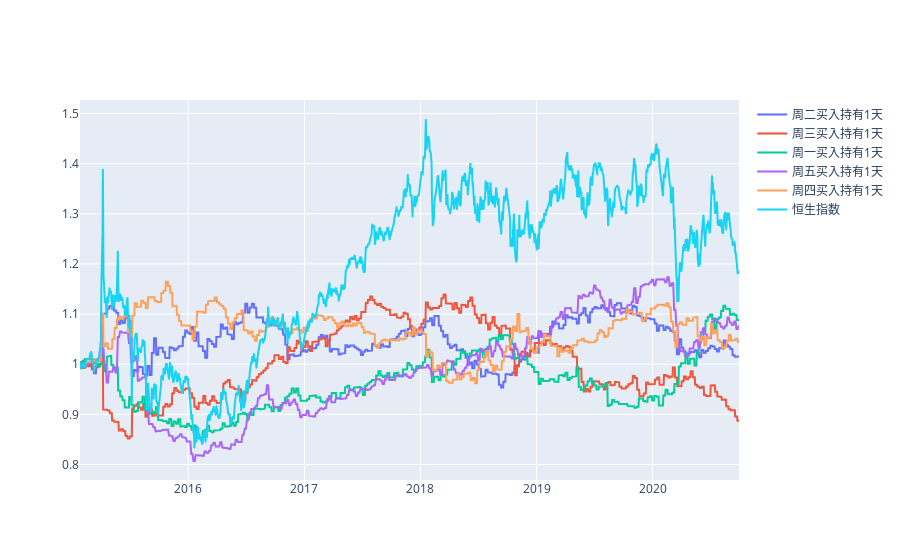

Notebook code cell kept with this figure:
### Markdown cell above
恒生指数的数据没有那么长，只找到2015年以后的，这个看起来也不算太好，而且大的走势其实和沪深300很像。

2016、2017上涨，2018下跌，2019年前几个月把19年整年的涨完了。

这个走势大体相似的指数，如果周内效应不明显，也算是可以从另外一个角度验证周内效应。

### Code cell
lstparams = []

for i in range(0, 5):
    buy0 = trdb2py.trading2_pb2.CtrlCondition(
        name='weekday2',
        vals=[lststart[i], calcweekday2val2(i + 1, 1)],
    )

    sell0 = trdb2py.trading2_pb2.CtrlCondition(
        name='weekday',
        vals=[trdb2py.nextWeekDay(lststart[i], 1)],
    )

    s0 = trdb2py.trading2_pb2.Strategy(
        name="normal",
        asset=trdb2py.str2asset(asset),
    )

    s0.buy.extend([buy0])
    s0.sell.extend([sell0])
    s0.paramsBuy.CopyFrom(paramsbuy)
    s0.paramsSell.CopyFrom(paramssell)
    s0.paramsInit.CopyFrom(paramsinit)        
    lstparams.append(trdb2py.trading2_pb2.SimTradingParams(
        assets=[trdb2py.str2asset(asset)],
        startTs=tsStart,
        endTs=tsEnd,
        strategies=[s0],
        title='{}买入持有{}天'.format(lsttitle[i], 1),
    ))
 
lstpnl1 = trdb2py.simTradings(trdb2cfg, lstparams)

trdb2py.showPNLs(lstpnl1 + [pnlBaseline], toImg=isStaticImg, width=width, height=height)

### Figure 1 — Plotly figure (JSON) as saved in the notebook; plotly's stock layout.template omitted (floating-point values rounded to 4 significant figures; data arrays with more than 128 entries replaced by an {"elided": "..."} marker saying what was removed)
{"data": [{"mode": "lines", "name": "周二买入持有1天", "type": "scatter", "x": {"elided": "1386 str values"}, "y": {"elided": "1386 float values"}}, {"mode": "lines", "name": "周三买入持有1天", "type": "scatter", "x": {"elided": "1386 str values"}, "y": {"elided": "1386 float values"}}, {"mode": "lines", "name": "周一买入持有1天", "type": "scatter", "x": {"elided": "1386 str values"}, "y": {"elided": "1386 float values"}}, {"mode": "lines", "name": "周五买入持有1天", "type": "scatter", "x": {"elided": "1386 str values"}, "y": {"elided": "1386 float values"}}, {"mode": "lines", "name": "周四买入持有1天", "type": "scatter", "x": {"elided": "1386 str values"}, "y": {"elided": "1386 float values"}}, {"mode": "lines", "name": "恒生指数", "type": "scatter", "x": {"elided": "1386 str values"}, "y": {"elided": "1386 float values"}}], "layout": {}}
